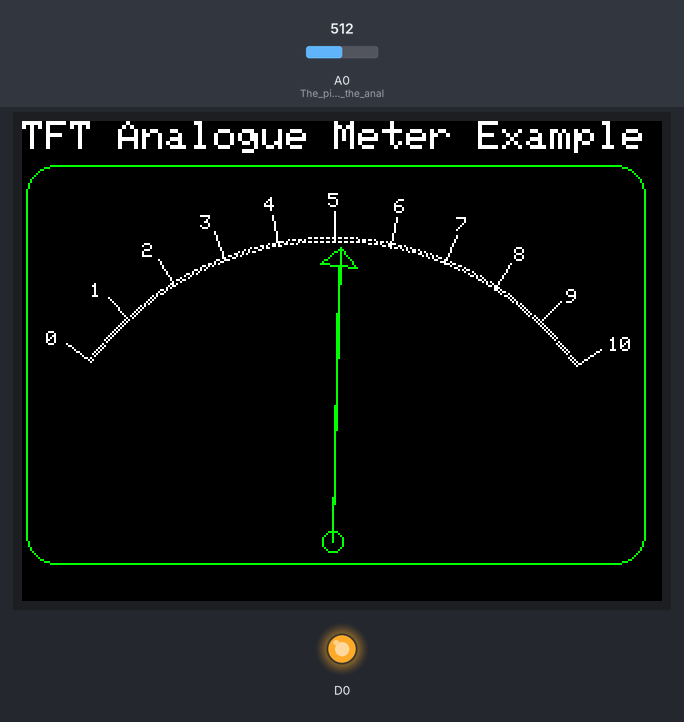
A sketch run on a simulated ESP8266 (NodeMCU). Parts: 320×240 colour display, output pins drawn as LEDs (lit = HIGH). The test bench sets the inputs (shaded band); at power-on: A0 (The_pin_used_for_the_anal) = 512.

Above: at 1.4 s.
1.5 s: A0 (The_pin_used_for_the_anal) set to 716
At 2.3 s:
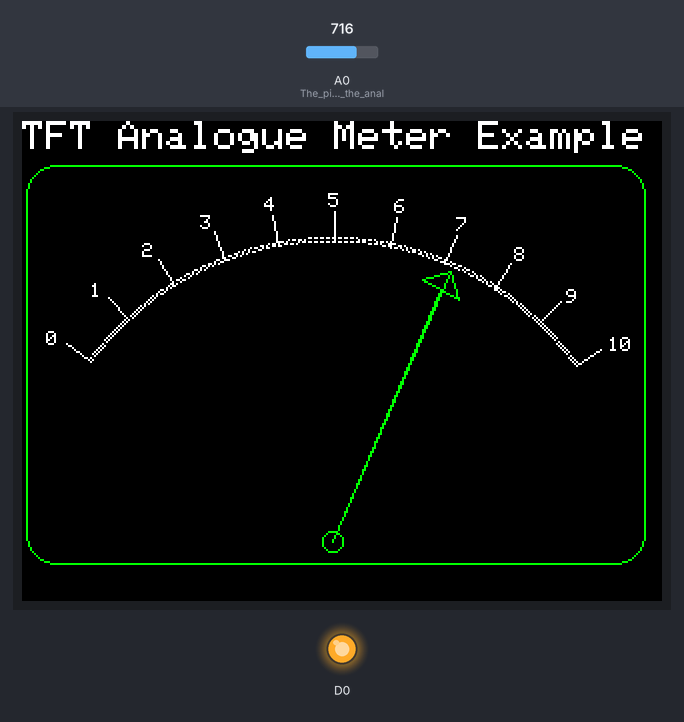
3.1 s: A0 (The_pin_used_for_the_anal) set to 900
At 4.1 s:
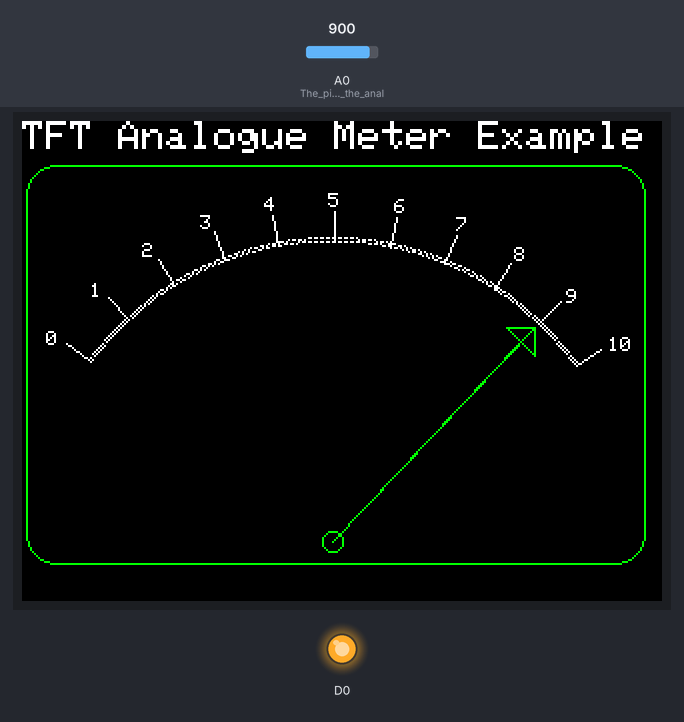
4.6 s: A0 (The_pin_used_for_the_anal) set to 1023
At 5.2 s:
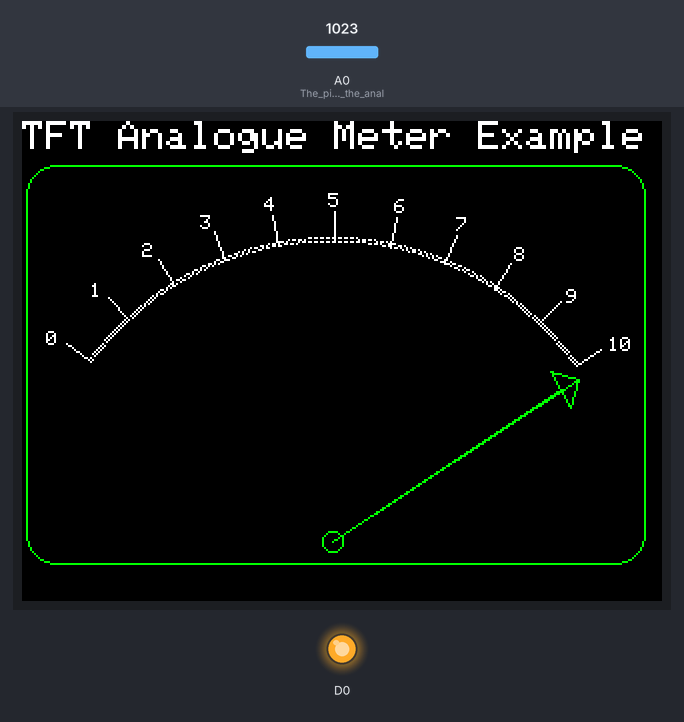
Timing chart, 0 to 7.6 s (numbered marks = the images above; inputs shaded):
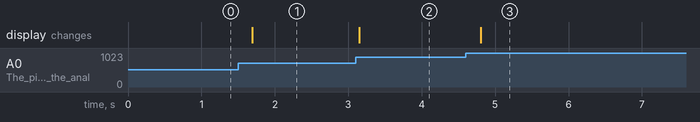

The sketch:

ESP8266_METER_DISPLAY_ILI9340_V4.ino
```cpp
// (C) D Bird 2016
// TFT version of an analogue meter, reads the anologue input pin and display the resultant value on the 'meter'

#include <SPI.h>
#include <SD.h>
#include "Adafruit_GFX.h"
#include "Adafruit_ILI9341.h"

//----------------------------------------------------------------------------------------------------
#// For the Adafruit shield, these are the default.
#define SD_CS  D3     // Chip Select for SD-Card
#define TFT_DC D4     // Data/Command pin for SPI TFT screen
#define TFT_CS D8     // Chip select for TFT screen

#define number_of_readings 100 // Number of readings to hold in an array
#define major_graduations 0.1  // number_of_readings / 10 to set the scale graduations
#define delay_val 200          // Meter refresh rate in mS

// Use hardware SPI (on Uno, #13, #12, #11) and the above for CS/DC
Adafruit_ILI9341 tft = Adafruit_ILI9341(TFT_CS, TFT_DC);

float start_angle = -2.5, end_angle = -0.62, last_value = -1, input_value = 0.00;
int x = 155, y = 210, r = 150, scale = 0; // Meter needle X,Y coordinates plus radius all in pixels, values are for a 320x240 screen

void display_meter(float scale){
  //tft.fillScreen(ILI9341_BLACK);
  tft.setCursor(0,0);   // Set coursor to the top left for the title
  tft.setTextSize(2);   // Set text size to normal for the ILI9341
  tft.println("TFT Analogue Meter Example"); // Display the title

  // Now draw the meter using a two pixel line to emphasise it
  for (float i = start_angle; i < end_angle; i = i + 0.01)
  {
    tft.drawPixel(x + cos(i) * r, y + sin(i) * r, ILI9341_WHITE); // center point is (x,y)
    tft.drawPixel(x + cos(i) * r * 1.01, y + sin(i) * r * 1.01, ILI9341_WHITE);
  }
  //  0 = start_angle
  // 10 = end_angle
  // per-unit step = start_angle + (end_angle-start_angle)*major_graduations) * value to be displayed
  // Now draw the graduations and scale
  for (float i = start_angle; i < end_angle; i = i + (end_angle-start_angle)*major_graduations)
  {
    tft.drawLine(x + cos(i) * r, y + sin(i) * r, x + cos(i) * r * 1.1, y + sin(i) * r * 1.1, ILI9341_WHITE);
    tft.setCursor(x + cos(i) * r * 1.16-3, y + sin(i) * r * 1.16);
    tft.setTextSize(1);
    tft.println(scale,0);
    scale++;
  }
  tft.drawCircle(x,y,5, ILI9341_GREEN); // Draw a small circel around the meter needle hinge point
  tft.drawRoundRect(2,22, 310, 200, 15, ILI9341_GREEN); // Draw the outer rectangle
}

// Draw the arrow head
void arrow(int x1, int y1, int x2, int y2, int alength, int awidth, int colour) {
  float distance;
  int dx,dy,x2o,y2o,x3,y3,x4,y4,k;
  distance = sqrt(pow((x1 - x2),2) + pow((y1 - y2), 2));
  dx = x2 + (x1 - x2) * alength / distance;
  dy = y2 + (y1 - y2) * alength / distance;
  k = awidth / alength;
  x2o = x2 - dx;
  y2o = dy - y2;
  x3 = y2o * k + dx;
  y3 = x2o * k + dy;
  //
  x4 = dx - y2o * k;
  y4 = dy - x2o * k;
  tft.drawLine(x1, y1, x2, y2, colour);
  tft.drawLine(x1, y1, dx, dy, colour);
  tft.drawLine(x3, y3, x4, y4, colour);
  tft.drawLine(x3, y3, x2, y2, colour);
  tft.drawLine(x2, y2, x4, y4, colour);
}

// Draw the meter needle and add the arrow head
void display_value (float value){
  int x2,y2;
  x2 = x + cos(start_angle+(end_angle-start_angle)*major_graduations*last_value) * r * 0.98;
  y2 = y + sin(start_angle+(end_angle-start_angle)*major_graduations*last_value) * r * 0.98;
  if (last_value != value) {
    arrow(x,y,x2, y2, 10, 10, ILI9341_BLACK);   // Erase arrow in old position
    tft.drawLine(x, y, x2, y2, ILI9341_BLACK);
  }
  x2 = x + cos(start_angle+(end_angle-start_angle)*major_graduations*value) * r * 0.98;
  y2 = y + sin(start_angle+(end_angle-start_angle)*major_graduations*value) * r * 0.98;
  tft.drawLine(x, y, x2, y2, ILI9341_GREEN);
  arrow(x, y, x2, y2, 10, 10, ILI9341_GREEN);    // Draw arrow in new position
  last_value = value;
  tft.drawCircle(x,y,5, ILI9341_GREEN);
}

//----------------------------------------------------------------------------------------------------

void setup(){
  Serial.begin(115200);
  analogWriteFreq(500); // Enable TFT display brightness // Used on the Adafruit dislay to reduce screen brightness
  analogWrite(D0, 750); // Set display brightness using D0 as driver to TFT LED // D0 is connected to the LED pin on the TFT
  pinMode(A0, INPUT);   // The pin used for the analogue input to be displayed
  tft.begin();          // Start TFT display support
  tft.setRotation(3);   // Rotate through 270-degrees
  tft.setTextSize(2);   // Set the default text size, until changed!
  tft.fillScreen(ILI9341_BLACK); // Clear the screen
}
// ---------------------------------------------------

void loop(){
  display_meter(0);                // Draw the meter
  input_value = analogRead(A0);    // Read an analogue input pin the result is 0 - 1023
  input_value = input_value / 100; // scales reading from 0-1023 to 0-102.3, in effect 0-100
  display_value(input_value);      // Undraw then Draw the meter needle
  delay(delay_val);                // Wait a short while
}
```

Measured:
- after the input at 1.5 s, the display: changes after 0.19 s (image 1)
- after the input at 3.1 s, the display: changes after 0.05 s (image 2)
- after the input at 4.6 s, the display: changes after 0.21 s (image 3)
